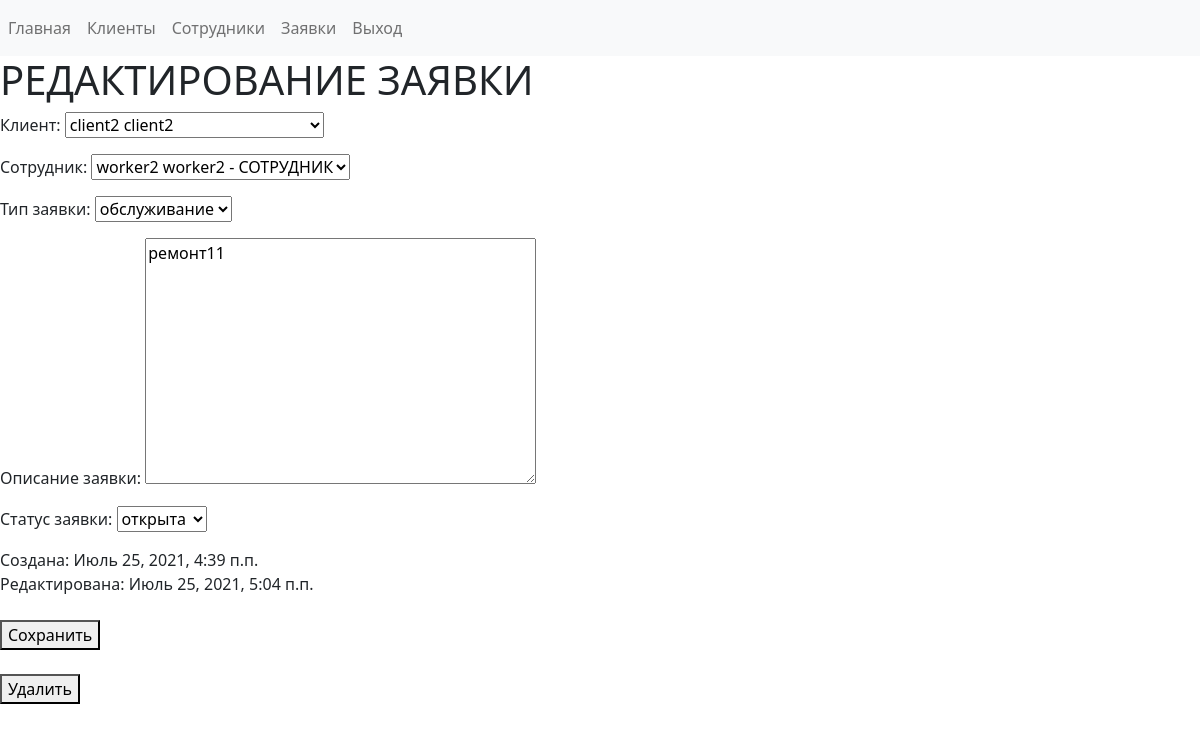
Page /applications_edit/9/ (signed in) on the committed database.
### main_app/models.py (models this page shows, shortened)
class Application(models.Model):
    class Meta:
        ordering = ['-created']
    TITLE_CHOICES = (
        ('ремонт', 'ремонт'),
        ('обслуживание', 'обслуживание'),
        ('консультация', 'консультация'),
    )
    STATUS_CHOICES = (
        ('открыта', 'открыта'),
        ('в работе', 'в работе'),
        ('закрыта', 'закрыта'),
    )
    client = models.ForeignKey(
        to=Client, on_delete=models.CASCADE,
        db_index=True, verbose_name='клиент', related_name='user')
    worker = models.ForeignKey(
        to=Client, on_delete=models.CASCADE, blank=True, db_index=True,
        null=True, verbose_name='сотрудник', related_name='user_w')
    title = models.CharField(
        max_length=16, choices=TITLE_CHOICES, verbose_name='тип заявки')
    content = models.CharField(max_length=256, verbose_name='описание заявки')
    status = models.CharField(
        max_length=16, choices=STATUS_CHOICES, verbose_name='статус заявки')
    is_active = models.BooleanField(
        default=True, db_index=True, verbose_name='активна')
    created = models.DateTimeField(auto_now_add=True, verbose_name='создана')
    edited = models.DateTimeField(auto_now=True, verbose_name='изменена')

### main_app/views.py (the view)
class ApplicationUpdateView(UpdateView):
    model = Application
    template_name = 'main_app/edit_application.html'
    form_class = ApplicationAddForm
    success_url = reverse_lazy('main:applications')
    @method_decorator(user_passes_test(lambda u: u.is_staff))
    def dispatch(self, *args, **kwargs):
        return super().dispatch(*args, **kwargs)
    def get_context_data(self, **kwargs):
        context = super().get_context_data(**kwargs)
        context['title'] = 'редактирование заявки'
        context['pk'] = self.kwargs['pk']
        return context

### main_app/forms.py
class ApplicationAddForm(forms.ModelForm):
    def __init__(self, *args, **kwargs):
        super().__init__(*args, **kwargs)
        self.fields['worker'].queryset = Client.objects.filter(is_worker=True)
    class Meta:
        model = Application
        fields = ('client', 'worker', 'title', 'content', 'status')
        widgets = {
            'content': Textarea(),
        }

### auth_app/models.py (called while the page is built)
    def __str__(self):
        if self.is_worker:
            return f'{self.first_name} {self.last_name} - СОТРУДНИК'
        return f'{self.first_name} {self.last_name}'

### main_app/templates/main_app/edit_application.html (shortened to what this page needs)
{% extends 'main_app/base.html' %}
{% block content %}
    {{ block.super }}
    <form action="{% url 'main:applications_edit' pk=pk %}"
          method="post">
        {{ form.as_p }}
        Создана: {{ application.created }}
        <br>
        Редактирована: {{ application.edited }}
        <br>
        <br>
        <button type="submit" name="save" value="'save">
            Сохранить
        </button>
    </form>
    <br>
    <form action="{% url 'main:applications_delete' pk=pk %}"
          method="post">
        <button type="submit" name="delete" value="delete">
            Удалить
        </button>
    </form>
{% endblock %}

### rows in the picture
Application: client "client2 client2", worker "worker2 worker2 - СОТРУДНИК", title "обслуживание", content "ремонт11", status "открыта", created "Июль 25, 2021, 4:39 п.п.", edited "Июль 25, 2021, 5:04 п.п."

### other values in the picture
{{ title|upper }} "РЕДАКТИРОВАНИЕ ЗАЯВКИ"
